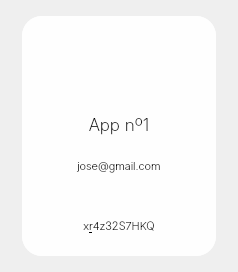
<?xml version="1.0" encoding="UTF-8"?>
<ui version="4.0">
 <class>Frame_gallaryItem</class>
 <widget class="QFrame" name="Frame_gallaryItem">
  <property name="geometry">
   <rect>
    <x>0</x>
    <y>0</y>
    <width>238</width>
    <height>272</height>
   </rect>
  </property>
  <property name="minimumSize">
   <size>
    <width>238</width>
    <height>272</height>
   </size>
  </property>
  <property name="maximumSize">
   <size>
    <width>238</width>
    <height>16777215</height>
   </size>
  </property>
  <property name="windowTitle">
   <string>Frame</string>
  </property>
  <layout class="QHBoxLayout" name="horizontalLayout">
   <item>
    <widget class="QFrame" name="PSWRD">
     <property name="minimumSize">
      <size>
       <width>194</width>
       <height>240</height>
      </size>
     </property>
     <property name="maximumSize">
      <size>
       <width>194</width>
       <height>240</height>
      </size>
     </property>
     <property name="styleSheet">
      <string notr="true">	background-color: rgb(254, 254, 254);
	font: 75 13pt &quot;Inter&quot;;

	border-radius: 20px;</string>
     </property>
     <property name="frameShape">
      <enum>QFrame::StyledPanel</enum>
     </property>
     <property name="frameShadow">
      <enum>QFrame::Raised</enum>
     </property>
     <layout class="QVBoxLayout" name="verticalLayout_3">
      <property name="spacing">
       <number>0</number>
      </property>
      <property name="leftMargin">
       <number>0</number>
      </property>
      <property name="topMargin">
       <number>0</number>
      </property>
      <property name="rightMargin">
       <number>0</number>
      </property>
      <property name="bottomMargin">
       <number>0</number>
      </property>
      <item>
       <widget class="QPushButton" name="PSWRDIcon">
        <property name="enabled">
         <bool>true</bool>
        </property>
        <property name="minimumSize">
         <size>
          <width>194</width>
          <height>105</height>
         </size>
        </property>
        <property name="maximumSize">
         <size>
          <width>194</width>
          <height>105</height>
         </size>
        </property>
        <property name="font">
         <font>
          <family>Inter</family>
          <pointsize>13</pointsize>
          <weight>9</weight>
          <italic>false</italic>
          <bold>false</bold>
         </font>
        </property>
        <property name="contextMenuPolicy">
         <enum>Qt::NoContextMenu</enum>
        </property>
        <property name="styleSheet">
         <string notr="true">QPushButton{
	background-color: rgb(254, 254, 254);
	font: 75 13pt &quot;Inter&quot;;
}

QPushButton:hover{
	background-color: rgb(235, 235, 235);
}

QPushButton:hover:pressed{
	background-color: rgb(255, 255, 255);
}

</string>
        </property>
        <property name="text">
         <string/>
        </property>
        <property name="icon">
         <iconset resource="QTImages.qrc">
          <normaloff>:/AddPSWRD/Images/add_circled.svg</normaloff>:/AddPSWRD/Images/add_circled.svg</iconset>
        </property>
        <property name="iconSize">
         <size>
          <width>80</width>
          <height>80</height>
         </size>
        </property>
        <property name="checkable">
         <bool>false</bool>
        </property>
        <property name="autoRepeat">
         <bool>false</bool>
        </property>
        <property name="autoExclusive">
         <bool>false</bool>
        </property>
       </widget>
      </item>
      <item>
       <widget class="QLabel" name="PSWRDName">
        <property name="font">
         <font>
          <family>Inter</family>
          <pointsize>13</pointsize>
          <weight>9</weight>
          <italic>false</italic>
          <bold>false</bold>
         </font>
        </property>
        <property name="autoFillBackground">
         <bool>false</bool>
        </property>
        <property name="styleSheet">
         <string notr="true">background-color: rgba(0,0,0,0%)</string>
        </property>
        <property name="frameShape">
         <enum>QFrame::NoFrame</enum>
        </property>
        <property name="frameShadow">
         <enum>QFrame::Plain</enum>
        </property>
        <property name="text">
         <string>&lt;html&gt;&lt;head/&gt;&lt;body&gt;&lt;p align=&quot;center&quot;&gt;App nº1&lt;/p&gt;&lt;/body&gt;&lt;/html&gt;</string>
        </property>
       </widget>
      </item>
      <item>
       <widget class="QPushButton" name="PSWRDUser">
        <property name="enabled">
         <bool>true</bool>
        </property>
        <property name="minimumSize">
         <size>
          <width>194</width>
          <height>60</height>
         </size>
        </property>
        <property name="maximumSize">
         <size>
          <width>194</width>
          <height>60</height>
         </size>
        </property>
        <property name="font">
         <font>
          <family>Inter</family>
          <pointsize>8</pointsize>
          <weight>9</weight>
          <italic>false</italic>
          <bold>false</bold>
         </font>
        </property>
        <property name="contextMenuPolicy">
         <enum>Qt::NoContextMenu</enum>
        </property>
        <property name="autoFillBackground">
         <bool>false</bool>
        </property>
        <property name="styleSheet">
         <string notr="true">QPushButton{
	background-color: rgb(254, 254, 254);
	font: 75 8pt &quot;Inter&quot;;
}
QPushButton:hover{
	background-color: rgb(235, 235, 235);
}
QPushButton:hover:pressed{
	background-color: rgb(255, 255, 255);
}
</string>
        </property>
        <property name="text">
         <string>jose@gmail.com</string>
        </property>
        <property name="icon">
         <iconset resource="QTImages.qrc">
          <normaloff>:/User/Images/User.png</normaloff>:/User/Images/User.png</iconset>
        </property>
        <property name="iconSize">
         <size>
          <width>30</width>
          <height>30</height>
         </size>
        </property>
        <property name="checkable">
         <bool>false</bool>
        </property>
        <property name="autoRepeat">
         <bool>false</bool>
        </property>
        <property name="autoExclusive">
         <bool>false</bool>
        </property>
       </widget>
      </item>
      <item>
       <widget class="QPushButton" name="PSWRDPass">
        <property name="enabled">
         <bool>true</bool>
        </property>
        <property name="minimumSize">
         <size>
          <width>194</width>
          <height>60</height>
         </size>
        </property>
        <property name="maximumSize">
         <size>
          <width>194</width>
          <height>60</height>
         </size>
        </property>
        <property name="font">
         <font>
          <family>Inter</family>
          <pointsize>8</pointsize>
          <weight>9</weight>
          <italic>false</italic>
          <bold>false</bold>
         </font>
        </property>
        <property name="contextMenuPolicy">
         <enum>Qt::NoContextMenu</enum>
        </property>
        <property name="styleSheet">
         <string notr="true">QPushButton{
	background-color: rgb(254, 254, 254);
	font: 75 8pt &quot;Inter&quot;;
}
QPushButton:hover{
	background-color: rgb(235, 235, 235);
}
QPushButton:hover:pressed{
	background-color: rgb(255, 255, 255);
}
</string>
        </property>
        <property name="text">
         <string>x&amp;r4z32S7HKQ</string>
        </property>
        <property name="icon">
         <iconset resource="QTImages.qrc">
          <normaloff>:/Locker/Images/Locker.png</normaloff>:/Locker/Images/Locker.png</iconset>
        </property>
        <property name="iconSize">
         <size>
          <width>30</width>
          <height>30</height>
         </size>
        </property>
        <property name="checkable">
         <bool>false</bool>
        </property>
        <property name="autoRepeat">
         <bool>false</bool>
        </property>
        <property name="autoExclusive">
         <bool>false</bool>
        </property>
       </widget>
      </item>
     </layout>
    </widget>
   </item>
  </layout>
 </widget>
 <resources>
  <include location="QTImages.qrc"/>
 </resources>
 <connections/>
</ui>
